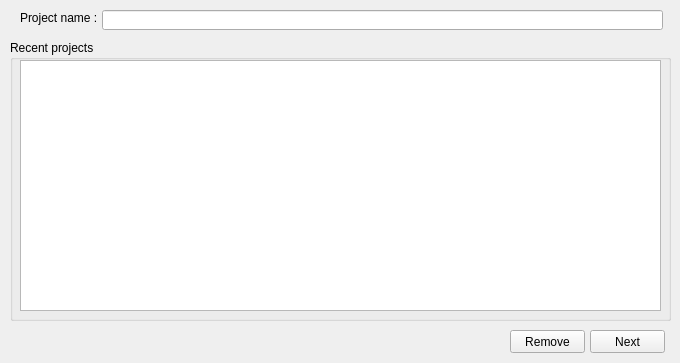
<?xml version="1.0" encoding="UTF-8"?>
<ui version="4.0">
 <class>Form</class>
 <widget class="QWidget" name="Form">
  <property name="geometry">
   <rect>
    <x>0</x>
    <y>0</y>
    <width>680</width>
    <height>363</height>
   </rect>
  </property>
  <property name="windowTitle">
   <string>Create new project</string>
  </property>
  <widget class="QGroupBox" name="groupBox">
   <property name="geometry">
    <rect>
     <x>10</x>
     <y>40</y>
     <width>661</width>
     <height>281</height>
    </rect>
   </property>
   <property name="title">
    <string>Recent projects</string>
   </property>
   <widget class="QListView" name="projects_listView">
    <property name="geometry">
     <rect>
      <x>10</x>
      <y>20</y>
      <width>641</width>
      <height>251</height>
     </rect>
    </property>
   </widget>
  </widget>
  <widget class="QPushButton" name="next_pushButton">
   <property name="geometry">
    <rect>
     <x>590</x>
     <y>330</y>
     <width>75</width>
     <height>23</height>
    </rect>
   </property>
   <property name="text">
    <string>Next</string>
   </property>
  </widget>
  <widget class="QPushButton" name="remove_pushButton">
   <property name="geometry">
    <rect>
     <x>510</x>
     <y>330</y>
     <width>75</width>
     <height>23</height>
    </rect>
   </property>
   <property name="text">
    <string>Remove</string>
   </property>
  </widget>
  <widget class="QLineEdit" name="project_name_lineEdit">
   <property name="geometry">
    <rect>
     <x>102</x>
     <y>10</y>
     <width>561</width>
     <height>20</height>
    </rect>
   </property>
  </widget>
  <widget class="QLabel" name="label">
   <property name="geometry">
    <rect>
     <x>20</x>
     <y>10</y>
     <width>81</width>
     <height>16</height>
    </rect>
   </property>
   <property name="text">
    <string>Project name : </string>
   </property>
  </widget>
 </widget>
 <resources/>
 <connections/>
</ui>
